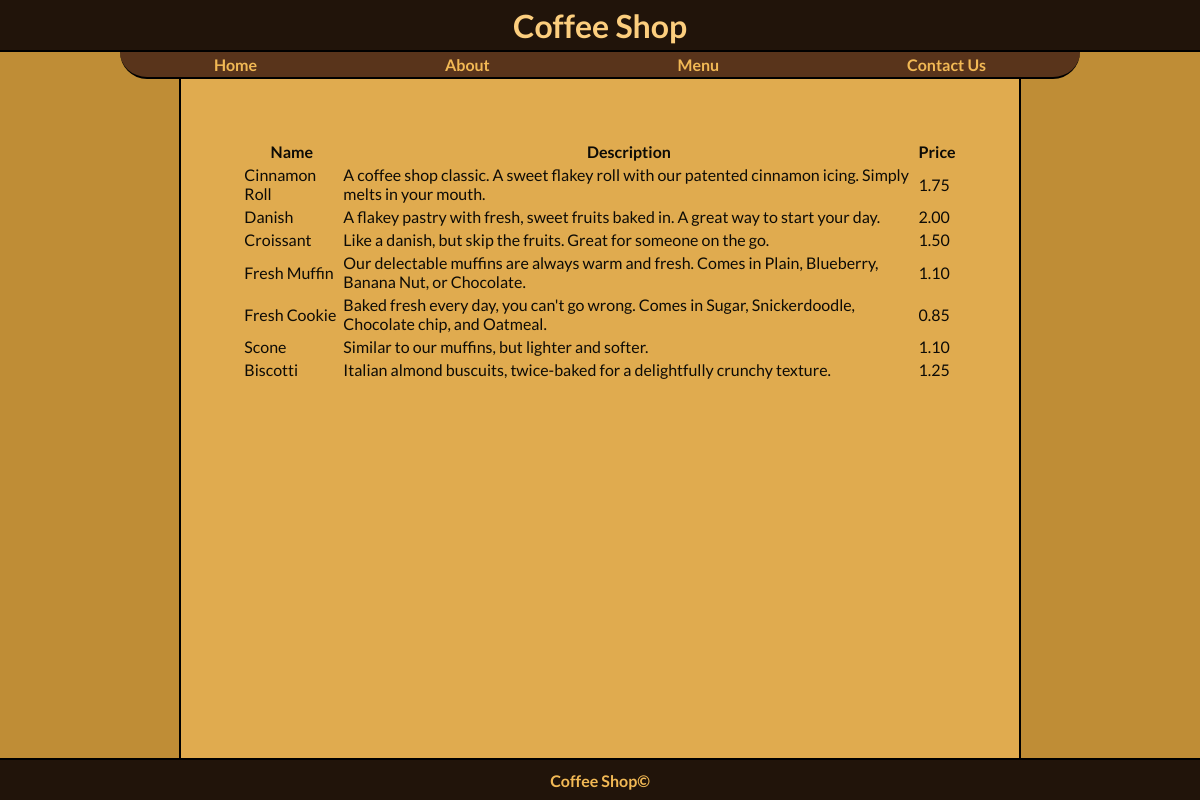
Page /menu/bakery.php on the earlier database version.
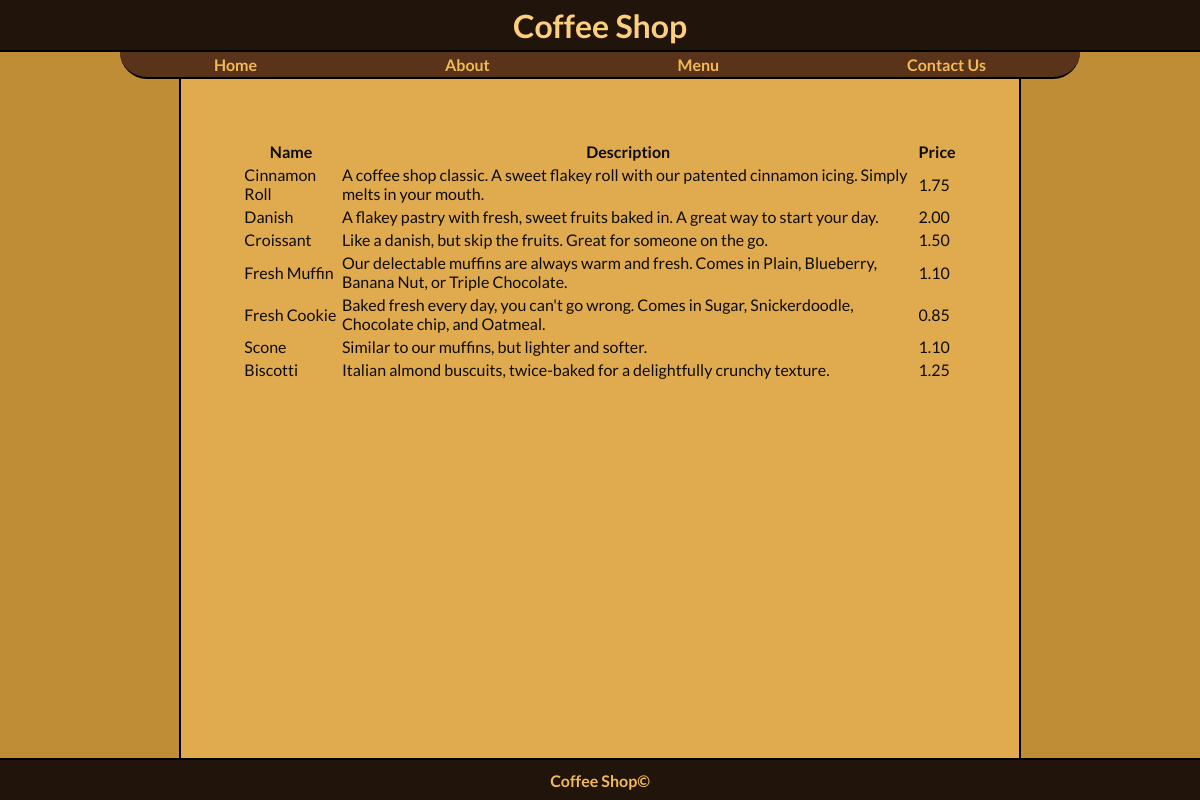
Same page on the later database version.
### tables this page shows
CREATE TABLE `baked_good` (
  `bake_id` int(11) NOT NULL AUTO_INCREMENT,
  `name` varchar(50) DEFAULT NULL,
  `description` varchar(200) DEFAULT NULL,
  `price` decimal(10,2) DEFAULT NULL,
  `img_dir` varchar(50) DEFAULT NULL,
  PRIMARY KEY (`bake_id`)
);

### database/databaseSelect.inc.php (called while the page is built, shortened)
<?php
    $sqlSelectBake = "SELECT DISTINCT *
                      FROM baked_good;";
?>

### templates/menuItem.inc.php (the view)
<table>
  <tr>
    <th>Name</th>
    <th>Description</th>
    <th>Price</th>
  </tr>
  <?php
    while ($foodRow = $foodList->fetch()) {
      echo "<tr>";
        echo "<td>" . $foodRow['name'] . "</td>";
        echo "<td>" . $foodRow['description'] . "</td>";
        echo "<td>" . $foodRow['price'] . "</td>";
      echo "</tr>";
    }
  ?>
</table>

### templates/head.php (shortened to what this page needs)
<!DOCTYPE html>
<html lang="en">
<head>
  <?php
    $baseUrl = 'http://127.0.0.1/';
  ?>
  <link rel="stylesheet" type="text/css" href="<?php echo $baseUrl; ?>static/css/base.css">
</head>

### menu/bakery.php (shortened to what this page needs)
<?php
  include "../templates/head.php";
  include "../database/databaseLogin.inc.php";
  include "../database/databaseSelect.inc.php";
  $pdo = ConnectViaPDO($host, $DBuser, $DBpassword, $database, $DBport);
  $foodList = $pdo->query($sqlSelectBake);
?>
<body>
  <?php
    include "../templates/header.php";
    include "../templates/nav.php";
  ?>
  <main>
    <div class="placeholder"></div>
    <div id="content">
      <?php
        include "../templates/menuItem.inc.php";
      ?>
    </div>
    <div class="placeholder"></div>
  </main>
  <?php
    include "../templates/footer.php";
  ?>
</body>
</html>

### templates/header.php (shortened to what this page needs)
<header>
  <h1>Coffee Shop</h1>
</header>

### templates/nav.php (shortened to what this page needs)
<nav>
  <ul>
    <li><a href="<?php echo $baseUrl; ?>index.php">Home</a></li>
    <li><a href="<?php echo $baseUrl; ?>about.php">About</a></li>
    <li>Menu</li>
    <li><a href="<?php echo $baseUrl; ?>contact.php">Contact Us</a></li>
  </ul>
</nav>

### templates/footer.php
<footer>
  <p>Coffee Shop&copy;</p>
</footer>

### static/css/base.css (style rules this page uses)
html, body, hgroup, header, footer, nav, article, section, aside, figure, figcaption, h1, h2, h3, h4, h5, h6, ol, ul, li, div, span, p, img, a { margin: 0; padding: 0; font-size: 100%; font-family: 'Lato', 'Open Sans', sans-serif; vertical-align: baseline; border: 0; }
h1 { font-size: 200%; }
body { display: flex; flex-direction: column; justify-content: center; align-items: center; min-height: 100vh; }
header { width: 100%; }
footer { width: 100%; }
nav { width: 80%; }
main { flex-grow: 1; width: 100%; }
body { color: #0d0b06; }
body { background-color: #bf8d36; }
header { border-bottom: 2px solid #000; }
nav { border-bottom: 2px solid #000; border-bottom-right-radius: 5em; border-bottom-left-radius: 5em; }
header { display: flex; justify-content: space-between; align-items: center; min-height: 50px; }
header { color: #fcce7e; }
header { background-color: #21140a; }
footer { display: flex; justify-content: center; align-items: center; min-height: 40px; }
footer { font-weight: bold; color: #f2b955; }
footer { background-color: #21140a; border-top: 2px solid #000; }
nav { display: flex; justify-content: center; align-items: center; min-height: 25px; }
nav ul { display: flex; justify-content: space-around; align-items: center; width: 100%; }
nav li { display: flex; flex-direction: column; justify-content: center; align-items: center; }
nav a { display: flex; justify-content: center; align-items: center; }
nav { color: #f2b955; }
nav li { font-weight: bold; }
nav a { color: #f2b955; text-decoration: none; }
nav { background-color: #59341b; }
nav li { list-style-type: none; }
main { display: flex; justify-content: space-between; }
main .placeholder { width: 15%; min-width: 100px; }
main #content { width: 60%; min-width: 500px; padding: 5%; }
main #content { background-color: #e0ab4f; border-right: 2px solid #000; border-left: 2px solid #000; }

Differences in the rows shown:
changed baked_good "Fresh Muffin": description "Our delectable muffins are always warm and fresh. Comes in Plain, Blueberry, Banana Nut, or Chocolate." → "Our delectable muffins are always warm and fresh. Comes in Plain, Blueberry, Banana Nut, or Triple Chocolate."
